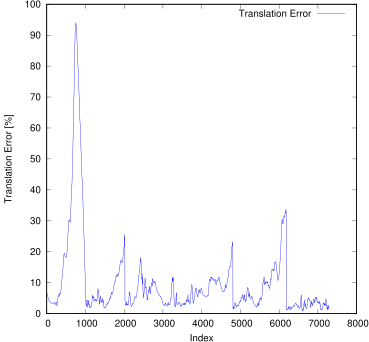

Here is the gnuplot script that generated this plot:
set term postscript eps enhanced color
set output "12_ti.eps"
set size ratio 1
set yrange [0:*]
set xlabel "Index"
set ylabel "Translation Error [%]"
plot "12_ti.txt" using 1:($2*100) title 'Translation Error' lc rgb "#0000FF" pt 2 w lines
